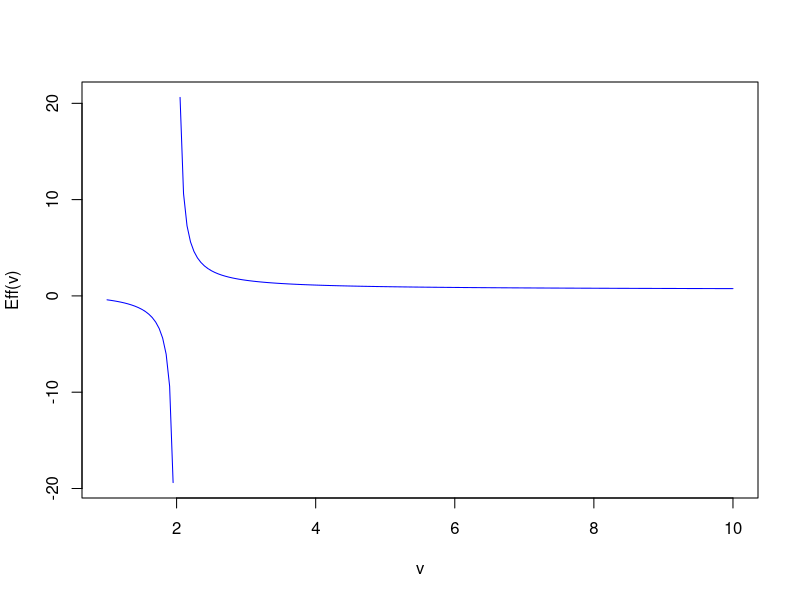

Write the R code that produced this figure. (Note: this script raises an error after producing the figure.)
# Problem 2
library(stats)

# (b)
sigma = 1
theta = 0

f_Y <- function(y, v) {
  return(gamma((v+1)/2) / (sqrt(v * pi * sigma) * gamma(v/2)) * (1 + (y - theta)**2/(sigma**2 * v))**(-(v+1)/2))
}

Eff <- function(v) {
  return(4 * f_Y(theta, v)**2 * (sigma**2 * v)/(v-2))
}

v = seq(1,10,by=0.05)

plot(v, Eff(v), type="l", col="blue")

# (c)
abline(h=1, col="red", lab="y = 1")

rang = seq(4.6,4.7,by=0.001)
for (i in rang) {
  if (Eff(i) <= 1) {
    print(i)
    break
  }
}